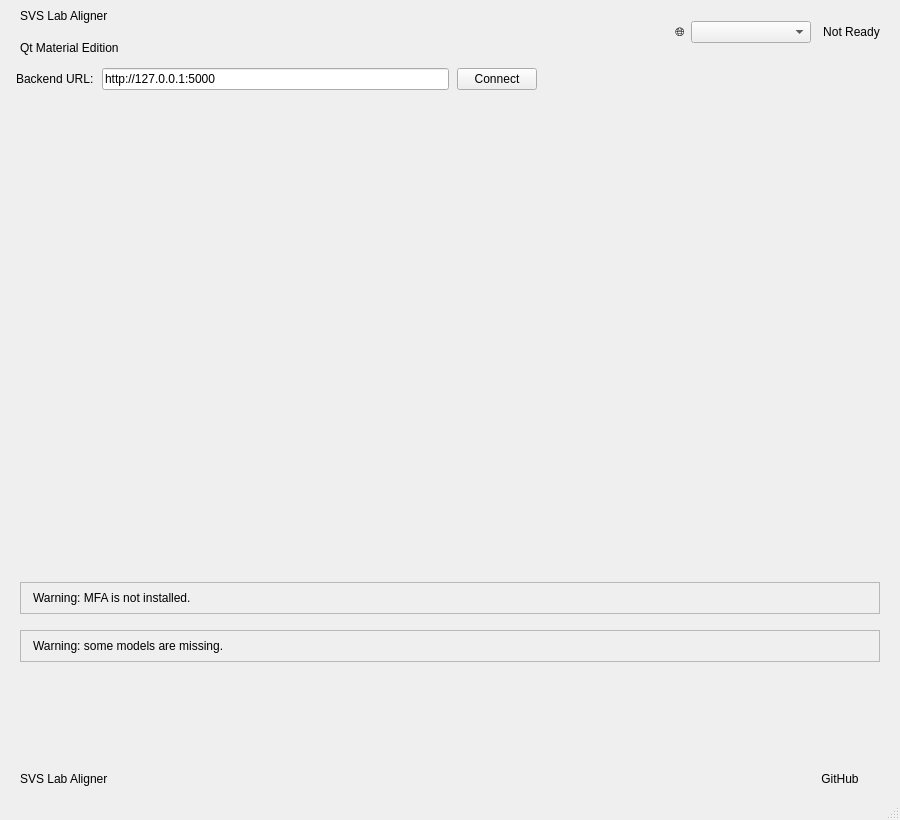
<?xml version="1.0" encoding="UTF-8"?>
<ui version="4.0">
 <class>MainWindow</class>
 <widget class="QMainWindow" name="MainWindow">
  <property name="geometry">
   <rect>
    <x>0</x>
    <y>0</y>
    <width>900</width>
    <height>820</height>
   </rect>
  </property>
  <property name="minimumSize">
   <size>
    <width>700</width>
    <height>600</height>
   </size>
  </property>
  <property name="windowTitle">
   <string>SVS Lab Aligner</string>
  </property>
  <widget class="QWidget" name="centralwidget">
   <layout class="QVBoxLayout" name="verticalLayout_root">
    <property name="spacing">
     <number>0</number>
    </property>
    <property name="leftMargin">
     <number>0</number>
    </property>
    <property name="topMargin">
     <number>0</number>
    </property>
    <property name="rightMargin">
     <number>0</number>
    </property>
    <property name="bottomMargin">
     <number>0</number>
    </property>

    <item>
     <widget class="QFrame" name="appHeader">
      <property name="minimumSize">
       <size>
        <width>0</width>
        <height>64</height>
       </size>
      </property>
      <property name="maximumSize">
       <size>
        <width>16777215</width>
        <height>64</height>
       </size>
      </property>
      <property name="frameShape">
       <enum>QFrame::NoFrame</enum>
      </property>
      <layout class="QHBoxLayout" name="horizontalLayout_header">
       <property name="leftMargin">
        <number>20</number>
       </property>
       <property name="topMargin">
        <number>0</number>
       </property>
       <property name="rightMargin">
        <number>20</number>
       </property>
       <property name="bottomMargin">
        <number>0</number>
       </property>
       <property name="spacing">
        <number>12</number>
       </property>

       <item>
        <layout class="QVBoxLayout" name="verticalLayout_title">
         <property name="spacing">
          <number>0</number>
         </property>
         <item>
          <widget class="QLabel" name="titleLabel">
           <property name="text">
            <string>SVS Lab Aligner</string>
           </property>
           <property name="alignment">
            <set>Qt::AlignLeft|Qt::AlignVCenter</set>
           </property>
          </widget>
         </item>
         <item>
          <widget class="QLabel" name="subtitleLabel">
           <property name="text">
            <string>Qt Material Edition</string>
           </property>
           <property name="alignment">
            <set>Qt::AlignLeft|Qt::AlignVCenter</set>
           </property>
          </widget>
         </item>
        </layout>
       </item>

       <item>
        <spacer name="headerSpacer">
         <property name="orientation">
          <enum>Qt::Horizontal</enum>
         </property>
         <property name="sizeHint" stdset="0">
          <size>
           <width>40</width>
           <height>20</height>
          </size>
         </property>
        </spacer>
       </item>

       <item>
        <layout class="QHBoxLayout" name="horizontalLayout_language">
         <property name="spacing">
          <number>6</number>
         </property>
         <item>
          <widget class="QLabel" name="languageIconLabel">
           <property name="text">
            <string>🌐</string>
           </property>
          </widget>
         </item>
         <item>
          <widget class="QComboBox" name="languageComboBox">
           <property name="minimumSize">
            <size>
             <width>120</width>
             <height>0</height>
            </size>
           </property>
          </widget>
         </item>
        </layout>
       </item>

       <item>
        <widget class="QLabel" name="systemReadyBadge">
         <property name="text">
          <string>Not Ready</string>
         </property>
         <property name="minimumSize">
          <size>
           <width>0</width>
           <height>0</height>
          </size>
         </property>
         <property name="alignment">
          <set>Qt::AlignCenter</set>
         </property>
        </widget>
       </item>

      </layout>
     </widget>
    </item>

    <item>
     <widget class="QFrame" name="backendBar">
      <property name="frameShape">
       <enum>QFrame::NoFrame</enum>
      </property>
      <layout class="QHBoxLayout" name="horizontalLayout_backend">
       <property name="leftMargin">
        <number>16</number>
       </property>
       <property name="topMargin">
        <number>4</number>
       </property>
       <property name="rightMargin">
        <number>16</number>
       </property>
       <property name="bottomMargin">
        <number>4</number>
       </property>
       <property name="spacing">
        <number>8</number>
       </property>

       <item>
        <widget class="QLabel" name="backendUrlLabel">
         <property name="text">
          <string>Backend URL:</string>
         </property>
        </widget>
       </item>

       <item>
        <widget class="QLineEdit" name="backendUrlLineEdit">
         <property name="minimumSize">
          <size>
           <width>220</width>
           <height>0</height>
          </size>
         </property>
         <property name="text">
          <string>http://127.0.0.1:5000</string>
         </property>
        </widget>
       </item>

       <item>
        <widget class="QPushButton" name="connectPushButton">
         <property name="minimumSize">
          <size>
           <width>70</width>
           <height>0</height>
          </size>
         </property>
         <property name="text">
          <string>Connect</string>
         </property>
        </widget>
       </item>

       <item>
        <spacer name="backendSpacer">
         <property name="orientation">
          <enum>Qt::Horizontal</enum>
         </property>
         <property name="sizeHint" stdset="0">
          <size>
           <width>40</width>
           <height>20</height>
          </size>
         </property>
        </spacer>
       </item>

      </layout>
     </widget>
    </item>

    <item>
     <widget class="QScrollArea" name="mainScrollArea">
      <property name="widgetResizable">
       <bool>true</bool>
      </property>
      <property name="horizontalScrollBarPolicy">
       <enum>Qt::ScrollBarAlwaysOff</enum>
      </property>
      <property name="frameShape">
       <enum>QFrame::NoFrame</enum>
      </property>
      <widget class="QWidget" name="scrollAreaWidgetContents">
       <layout class="QVBoxLayout" name="verticalLayout_content">
        <property name="leftMargin">
         <number>20</number>
        </property>
        <property name="topMargin">
         <number>16</number>
        </property>
        <property name="rightMargin">
         <number>20</number>
        </property>
        <property name="bottomMargin">
         <number>16</number>
        </property>
        <property name="spacing">
         <number>16</number>
        </property>

        <item>
         <widget class="QWidget" name="processorWidget">
          <property name="sizePolicy">
           <sizepolicy hsizetype="Preferred" vsizetype="Preferred">
            <horstretch>0</horstretch>
            <verstretch>0</verstretch>
           </sizepolicy>
          </property>
          <property name="minimumSize">
           <size>
            <width>0</width>
            <height>240</height>
           </size>
          </property>
          <property name="toolTip">
           <string>Placeholder for ProcessorWidget</string>
          </property>
         </widget>
        </item>

        <item>
         <widget class="QWidget" name="systemStatusWidget">
          <property name="sizePolicy">
           <sizepolicy hsizetype="Preferred" vsizetype="Preferred">
            <horstretch>0</horstretch>
            <verstretch>0</verstretch>
           </sizepolicy>
          </property>
          <property name="minimumSize">
           <size>
            <width>0</width>
            <height>200</height>
           </size>
          </property>
          <property name="toolTip">
           <string>Placeholder for SystemStatusWidget</string>
          </property>
         </widget>
        </item>

        <item>
         <widget class="QFrame" name="warnMfaBanner">
          <property name="visible">
           <bool>false</bool>
          </property>
          <property name="frameShape">
           <enum>QFrame::StyledPanel</enum>
          </property>
          <layout class="QHBoxLayout" name="horizontalLayout_warnMfa">
           <property name="leftMargin">
            <number>12</number>
           </property>
           <property name="topMargin">
            <number>8</number>
           </property>
           <property name="rightMargin">
            <number>12</number>
           </property>
           <property name="bottomMargin">
            <number>8</number>
           </property>
           <item>
            <widget class="QLabel" name="warnMfaLabel">
             <property name="text">
              <string>Warning: MFA is not installed.</string>
             </property>
             <property name="wordWrap">
              <bool>true</bool>
             </property>
            </widget>
           </item>
          </layout>
         </widget>
        </item>

        <item>
         <widget class="QFrame" name="warnModelsBanner">
          <property name="visible">
           <bool>false</bool>
          </property>
          <property name="frameShape">
           <enum>QFrame::StyledPanel</enum>
          </property>
          <layout class="QHBoxLayout" name="horizontalLayout_warnModels">
           <property name="leftMargin">
            <number>12</number>
           </property>
           <property name="topMargin">
            <number>8</number>
           </property>
           <property name="rightMargin">
            <number>12</number>
           </property>
           <property name="bottomMargin">
            <number>8</number>
           </property>
           <item>
            <widget class="QLabel" name="warnModelsLabel">
             <property name="text">
              <string>Warning: some models are missing.</string>
             </property>
             <property name="wordWrap">
              <bool>true</bool>
             </property>
            </widget>
           </item>
          </layout>
         </widget>
        </item>

        <item>
         <spacer name="contentBottomSpacer">
          <property name="orientation">
           <enum>Qt::Vertical</enum>
          </property>
          <property name="sizeHint" stdset="0">
           <size>
            <width>20</width>
            <height>40</height>
           </size>
          </property>
         </spacer>
        </item>

       </layout>
      </widget>
     </widget>
    </item>

    <item>
     <widget class="QFrame" name="appFooter">
      <property name="frameShape">
       <enum>QFrame::NoFrame</enum>
      </property>
      <layout class="QHBoxLayout" name="horizontalLayout_footer">
       <property name="leftMargin">
        <number>20</number>
       </property>
       <property name="topMargin">
        <number>8</number>
       </property>
       <property name="rightMargin">
        <number>20</number>
       </property>
       <property name="bottomMargin">
        <number>8</number>
       </property>

       <item>
        <widget class="QLabel" name="footerLabel">
         <property name="text">
          <string>SVS Lab Aligner</string>
         </property>
        </widget>
       </item>

       <item>
        <spacer name="footerSpacer">
         <property name="orientation">
          <enum>Qt::Horizontal</enum>
         </property>
         <property name="sizeHint" stdset="0">
          <size>
           <width>40</width>
           <height>20</height>
          </size>
         </property>
        </spacer>
       </item>

       <item>
        <widget class="QPushButton" name="githubPushButton">
         <property name="text">
          <string>GitHub</string>
         </property>
         <property name="flat">
          <bool>true</bool>
         </property>
        </widget>
       </item>
      </layout>
     </widget>
    </item>

   </layout>
  </widget>
  <widget class="QStatusBar" name="statusbar"/>
 </widget>
 <resources/>
 <connections/>
</ui>
